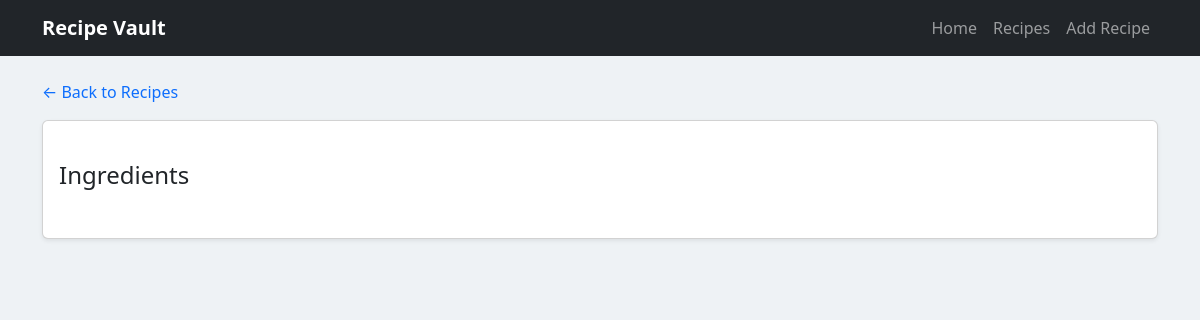
The page /recipes/4 on the database as committed earlier.
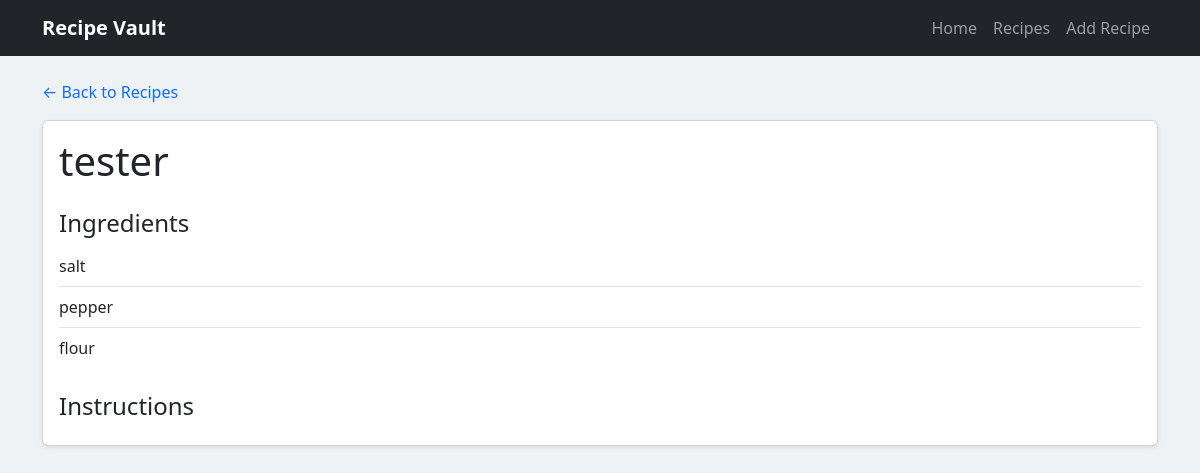
The same page on the database as committed later.
### app/models.py (models this page shows)
class Recipe(db.Model):
  id = db.Column(db.Integer, primary_key=True)
  title = db.Column(db.String(100), nullable=False)
  description = db.Column(db.String(500))
  ingredients = db.relationship(
    "Ingredient",
     backref="recipe",
     cascade="all, delete-orphan")
  instructions = db.Column(db.Text)

class Ingredient(db.Model):
  id = db.Column(db.Integer, primary_key=True)
  name = db.Column(db.String(50), nullable=False)
  quantity = db.Column(db.Float)
  unit = db.Column(db.String(50))
  recipe_id = db.Column(db.Integer, db.ForeignKey("recipe.id"), nullable=False)

### app/routes.py (the view)
  @app.route("/recipes/<int:recipe_id>")
  def recipe_detail(recipe_id):
     recipe=Recipe.query.filter_by(id=recipe_id).first()
     return render_template("recipe_details.html", recipe=recipe)

### app/templates/recipe_details.html (shortened to what this page needs)
{% extends "base.html" %}
{% block content %}
<div class="mb-3">
  <a href="/recipes" class="text-decoration-none">
    ← Back to Recipes
  </a>
</div>
<div class="card shadow-sm">
  <div class="card-body">
    <h1 class="mb-1">{{ recipe.title }}</h1>
    <h4 class="mt-4">Ingredients</h4>
    <ul class="list-group list-group-flush mb-4">
      {% for ingredient in recipe.ingredients %}
        <li class="list-group-item px-0">
          {{ ingredient.name }}
        </li>
      {% endfor %}
    </ul>
    {% if recipe.instructions %}
      <h4 class="mt-4">Instructions</h4>
    {% endif %}
  </div>
</div>
{% endblock %}

### app/templates/base.html (shortened to what this page needs)
<!DOCTYPE html>
<html lang="en">
<head>
    <link href="https://cdn.jsdelivr.net/npm/bootstrap@5.3.3/dist/css/bootstrap.min.css" rel="stylesheet">
    <link rel="stylesheet" href="{{ url_for('static', filename='css/style.css') }}">
</head>
<body>
    <nav class="navbar navbar-expand-lg navbar-dark bg-dark mb-4">
        <div class="container">
            <a class="navbar-brand fw-bold" href="/">Recipe Vault</a>
            <div class="navbar-nav">
                <a class="nav-link" href="/">Home</a>
                <a class="nav-link" href="/recipes">Recipes</a>
                <a class="nav-link" href="/recipes/new">Add Recipe</a>
            </div>
        </div>
    </nav>
    <main class="container">
        {% block content %}
        {% endblock %}
    </main>
</body>
</html>

### app/static/css/style.css (style rules this page uses)
body { background-color: #eef2f5; }
.card { transition: transform 0.2s ease, box-shadow 0.2s ease; }

Rows that differ between the two databases and show on the page:
added Recipe: title "tester"
added Ingredient: name "salt"
added Ingredient: name "pepper"
added Ingredient: name "flour"
Other text that changed with them:
text now shown: "Instructions"
